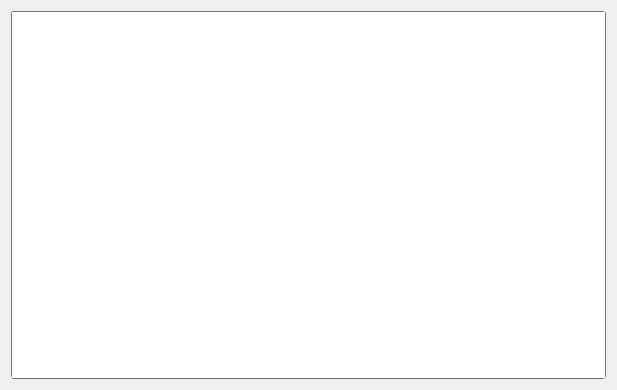
<?xml version="1.0" encoding="UTF-8"?>
<ui version="4.0">
 <class>Dialog</class>
 <widget class="QDialog" name="Dialog">
  <property name="geometry">
   <rect>
    <x>0</x>
    <y>0</y>
    <width>617</width>
    <height>390</height>
   </rect>
  </property>
  <property name="sizePolicy">
   <sizepolicy hsizetype="Preferred" vsizetype="Fixed">
    <horstretch>0</horstretch>
    <verstretch>0</verstretch>
   </sizepolicy>
  </property>
  <property name="windowTitle">
   <string>Dialog</string>
  </property>
  <property name="windowIcon">
   <iconset>
    <normaloff>icons/attach_48px.png</normaloff>icons/attach_48px.png</iconset>
  </property>
  <property name="styleSheet">
   <string notr="true">QPushButton {
    border: 1px solid #6c757d;
    border-radius: 3px;
	padding: 4px 35px;
	color: #fff;
    background-color: #6c757d;

}

QPushButton:hover {
	background-color:#52595f;
}

QTableView {
	border: 1px solid #6c757d;
    border-radius: 3px;
}</string>
  </property>
  <layout class="QVBoxLayout" name="verticalLayout">
   <item>
    <widget class="QTableWidget" name="table">
     <property name="frameShape">
      <enum>QFrame::NoFrame</enum>
     </property>
     <property name="frameShadow">
      <enum>QFrame::Plain</enum>
     </property>
     <property name="showGrid">
      <bool>true</bool>
     </property>
     <property name="gridStyle">
      <enum>Qt::SolidLine</enum>
     </property>
     <property name="sortingEnabled">
      <bool>false</bool>
     </property>
     <property name="rowCount">
      <number>0</number>
     </property>
     <property name="columnCount">
      <number>0</number>
     </property>
    </widget>
   </item>
  </layout>
 </widget>
 <resources/>
 <connections/>
</ui>
